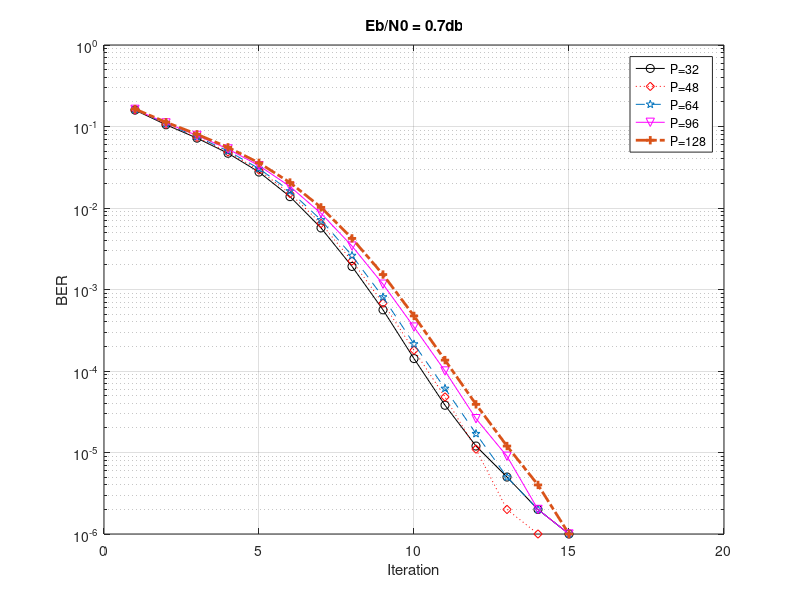

The MATLAB script that drew this image:
clear all;
clc;
format long;
%load Iters10_1;
%y1 = Iters10_1;
load Iter32Eb07.txt;
y32 = Iter32Eb07;
load Iter48Eb07.txt;
y48 = Iter48Eb07;
load Iter64Eb07.txt;
y64 = Iter64Eb07;
load Iter96Eb07.txt;
y96 = Iter96Eb07;
load Iter128Eb07.txt;
y128 = Iter128Eb07;


x=(1:1:15);

semilogy(x,y32,'-ok',x,y48,':dr',x,y64,'--p',x,y96,'-vm',x,y128,'-.+','linewidth',2);

grid on;
title('Eb/N0 = 0.7db');
xlabel('Iteration');
ylabel('BER');
legend({'P=32','P=48','P=64','P=96','P=128'});
%text(x,y,'picture');
